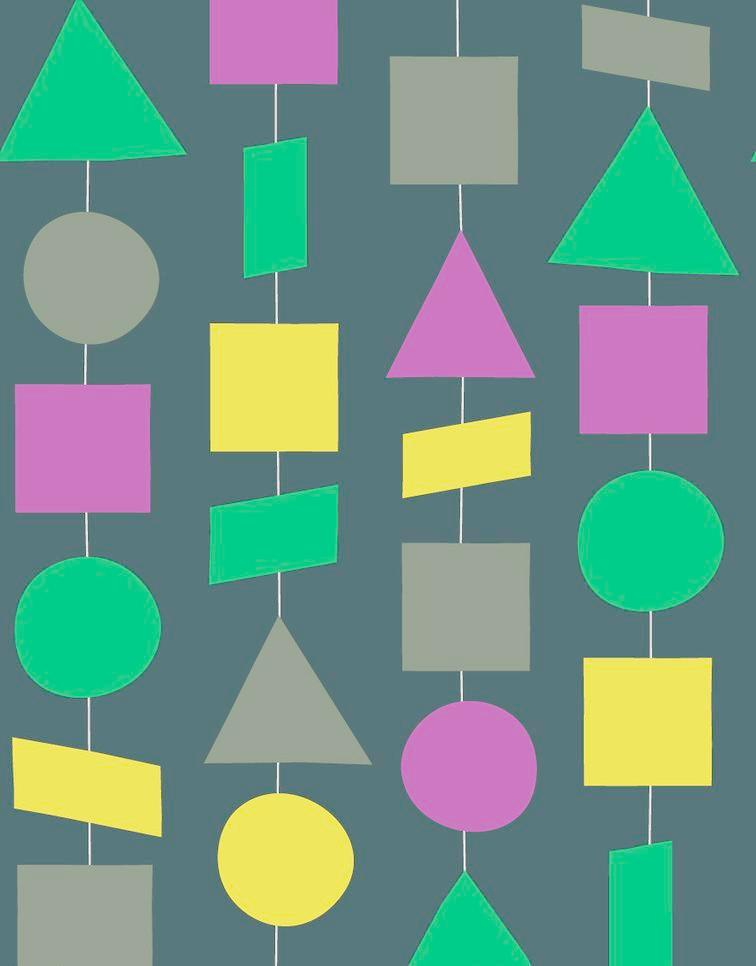
//> input picture imgdata/shapes1.jpg, 756 x 966 px
$ ./5-24_pointPolygonTest   (built with g++ and OpenCV 4)
//> lines starting //> are read from the running program, lines starting //| are printed output that depends on the picture; after the words box and inside, x2 and y2 are one past the last pixel; in counts of white or black regions, pixels touching at a corner belong together
// C++ source file
/***********************************************
# Copyright (c) 2018, Wuhan
# All rights reserved.
#
# @Filename: 5-24_pointPolygonTest.cpp
# @Version：V1.0
# @Author: Frank Liu - frankliu624@gmail.com
# @Description: 点多边形测试
# @Create Time: 2018-10-12 14:12:55
# @Last Modified: 2018-10-12 14:12:55
***********************************************/
#include <opencv2/highgui/highgui.hpp>
#include <opencv2/imgproc/imgproc.hpp>
#include <vector>

using namespace cv;
using namespace std;

vector< vector<Point> > closed_contours;
vector<Vec4i> hierarchy;
Mat contoursAllMat;

// 函数多边形近似
vector<vector<Point>> cacContoursClosed(vector<vector<Point>> contours)
{
    vector<vector<Point>> vContours;
    vContours.resize(contours.size());
    for(int i = 0; i < vContours.size(); ++i)
        approxPolyDP(contours[i], vContours[i], 0.1, true);
    return vContours;
}

// 最小点集边界轮廓
// [46 lines left out: functions cacContoursSmall, onMouse, not called in this run]

int main()
{
    Mat srcImg = imread("../../imgdata/shapes1.jpg");
//> srcImg is the input picture: 966 rows x 756 cols, CV_8UC3; mean B, G, R 134.4, 147.2, 110.4
    if(srcImg.empty())
        return -1;
    imshow("srcImage", srcImg);
    contoursAllMat = srcImg.clone();
    Mat srcGray, edges;
    // 边缘检测
    cvtColor(srcImg, srcGray, CV_RGB2GRAY);
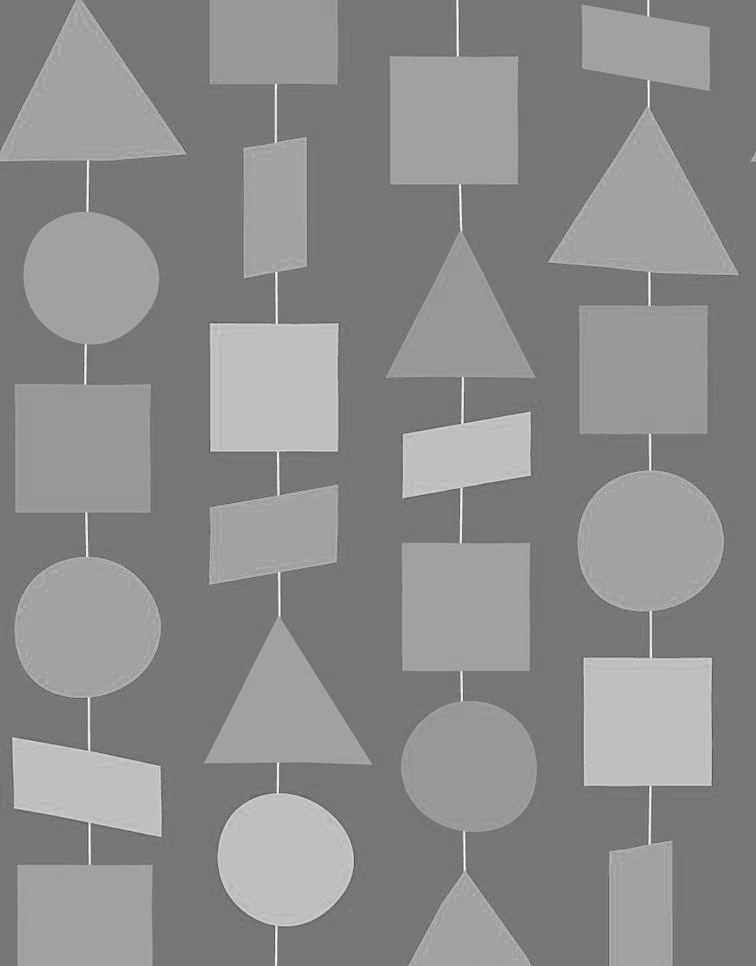
//> srcGray: 966 rows x 756 cols, CV_8UC1; min 59, max 254, mean 139.3
    Canny(srcGray, edges, 50, 100);
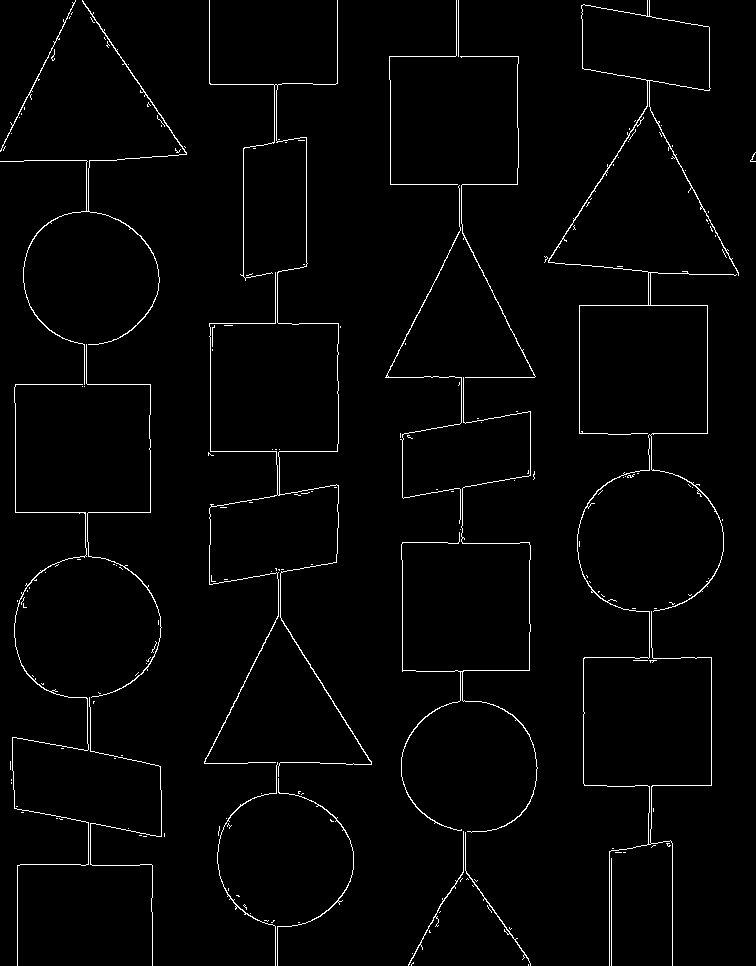
//> edges: 966 rows x 756 cols, CV_8UC1; 2% white in thin lines or dots
    // 寻找外轮廓
    vector<vector<Point>> contours;
    findContours(edges, contours, hierarchy, CV_RETR_TREE, CV_CHAIN_APPROX_NONE);
//> contours = 194 contours, 179 with area under 20; largest, box (x1, y1, x2, y2) and area: (548, 0, 739, 966) 8522, (581, 4, 711, 91) 8122, (0, 0, 187, 385) 216, (204, 0, 372, 777) 170, (401, 377, 538, 833) 122
    // 确认检测轮廓点的封闭性
    closed_contours = cacContoursClosed(contours);
//> in cacContoursClosed, `vContours.resize(contours.size());`: vContours = 194 empty contours
//> after the loop in cacContoursClosed, `for(int i = 0; i < vContours.size(); ++i)`: vContours has the same summary as contours outside cacContoursClosed
//> closed_contours has the same summary as contours
    // 绘制所有轮廓
    drawContours(srcImg, closed_contours, -1, Scalar(0,255,0));
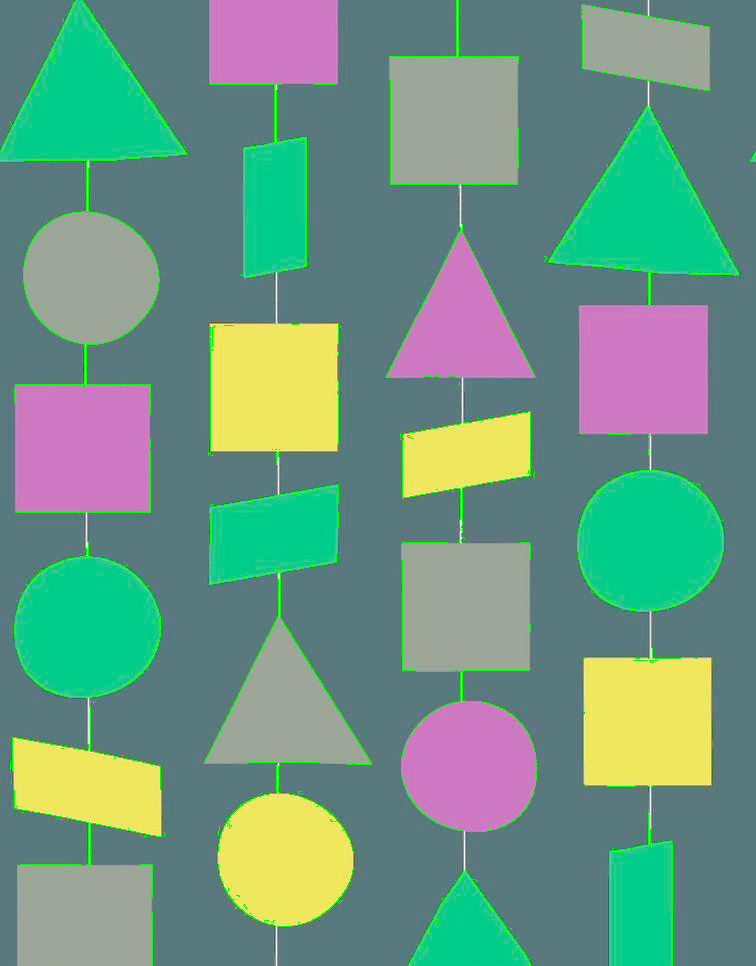
//> srcImg: 966 rows x 756 cols, CV_8UC3; 1.95% of pixels changed, all inside (x1, y1, x2, y2) = (0, 0, 756, 966)
    imshow("Contours", srcImg);
    // 鼠标回调事件
    setMouseCallback("Contours", onMouse);
    while(char(waitKey(1)) != 'q') {};
//> the 'q' key is pressed
    return 0;
}
